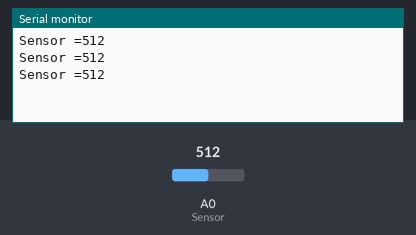
A sketch run on a simulated Arduino Uno, built with avr-gcc and run on an emulated ATmega328P. Parts: the last lines printed to the serial monitor. Inputs (shaded band) come from the test bench; at power-on: A0 (Sensor) = 512.

Above: at 1.3 s.
1.4 s: A0 (Sensor) set to 716
At 1.9 s:
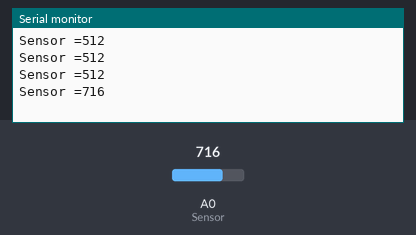
2.9 s: A0 (Sensor) set to 900
At 3.4 s:
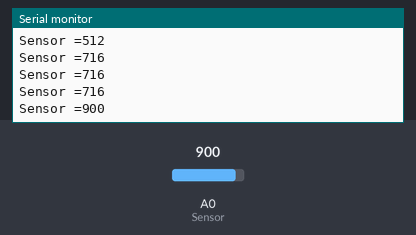
Timing chart, 0 to 5.9 s (numbered marks = the images above; inputs shaded):
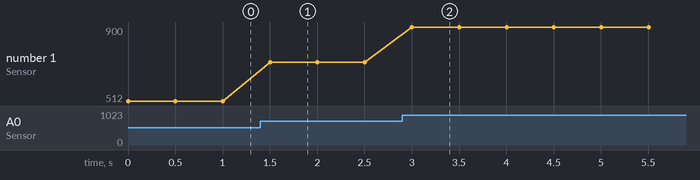

Measured:
- after the input at 1.4 s, the serial monitor: prints a new line after 0.10 s (image 1)
- after the input at 2.9 s, the serial monitor: prints a new line after 0.10 s (image 2)
- plotted number 1: 512 → 716 after the input at 1.4 s, 716 → 900 after the input at 2.9 s

The sketch:

muc_nuoc.ino
```cpp
const int Sensor = A0;
int Value = 0;
void setup() {
  // put your setup code here, to run once:
  Serial.begin(9600);
}

void loop() {
  // put your main code here, to run repeatedly:
  Value =  analogRead(Sensor);
  Serial.print("Sensor =");
  Serial.print(Value);
  Serial.println();
  delay(500);
}
```
